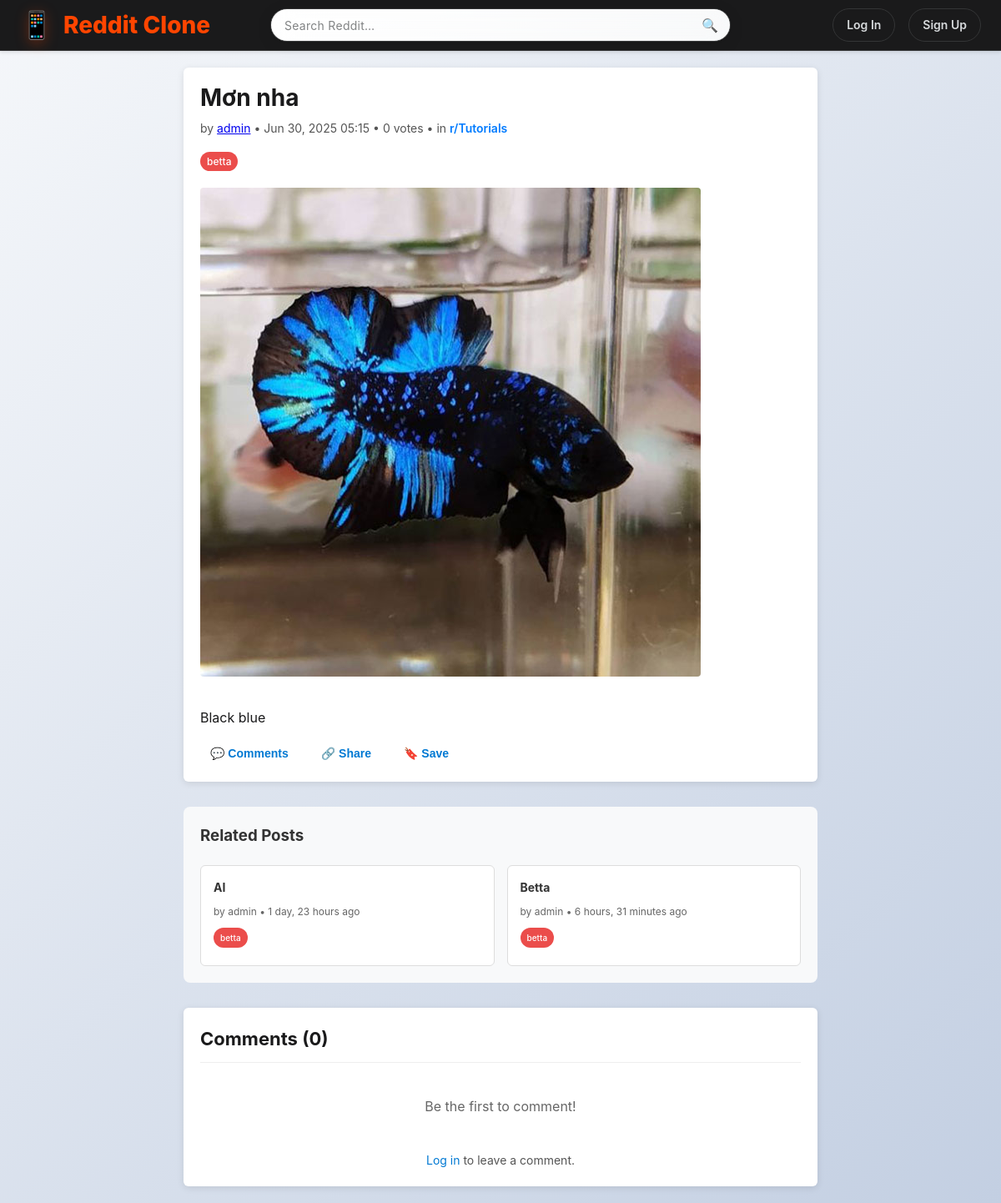
Screenshot of /post/75/ with the database file from the repository.
### posts/models.py (models this page shows, shortened)
class Post(models.Model):
    title        = models.CharField(max_length=255)
    content      = models.TextField(blank=True)
    image        = models.ImageField(upload_to='post_images/', blank=True, null=True)
    author       = models.ForeignKey(User, on_delete=models.CASCADE)
    community    = models.ForeignKey(Community, on_delete=models.SET_NULL,
                                     null=True, blank=True, related_name='posts')
    tags         = models.ManyToManyField(Tag, blank=True, related_name='posts')
    created_at   = models.DateTimeField(auto_now_add=True)
    @property
    def score(self):
        upvotes = self.votes.filter(is_upvote=True).count()
        downvotes = self.votes.filter(is_upvote=False).count()
        return upvotes - downvotes

class Community(models.Model):
    name = models.CharField(max_length=100, unique=True)
    slug = models.SlugField(max_length=100, unique=True, blank=True)

class Tag(models.Model):
    name = models.CharField(max_length=50, unique=True)
    slug = models.SlugField(max_length=50, unique=True, blank=True)
    color = models.CharField(max_length=7, default='#007bff')  # Hex color code
    created_at = models.DateTimeField(auto_now_add=True)
    class Meta:
        ordering = ['name']

### posts/views.py (the view)
# urls.py: path('post/<int:pk>/', views.post_detail, name='post_detail'),
def post_detail(request, pk):
    post = get_object_or_404(Post, pk=pk)
    if request.method == 'POST':
        form = CommentForm(request.POST)
        if form.is_valid() and request.user.is_authenticated:
            comment = form.save(commit=False)
            comment.post   = post
            comment.author = request.user
            comment.save()
            return redirect('posts:post_detail', pk=pk)
    else:
        form = CommentForm()
    related_posts = []
    if post.tags.exists():
        related_posts = Post.objects.filter(
            tags__in=post.tags.all()
        ).exclude(pk=post.pk).distinct()[:5]
    return render(request, 'posts/post_detail.html', {
        'post': post,
        'form': form,
        'related_posts': related_posts,
    })

### posts/forms.py
class CommentForm(forms.ModelForm):
    class Meta:
        model = Comment
        fields = ['text']
        widgets = {
            'text': forms.Textarea(attrs={
                'placeholder': 'What are your thoughts?',
                'class': 'form-control',
                'rows': 3
            })
        }

### posts/templates/posts/post_detail.html (shortened to what this page needs)
{% extends 'posts/base.html' %}
{% block content %}
  <div class="post-detail-container">
    <div class="post-detail-card">
      <div class="post-detail-header">
        <h1 class="post-detail-title">{{ post.title }}</h1>
        <div class="post-detail-meta">
          by <a href="{% url 'posts:user_profile' post.author.username %}">{{ post.author.username }}</a>
          • {{ post.created_at|date:"M j, Y H:i" }}
          • <span class="post-score">{{ post.score }} votes</span>
          {% if post.community %}
            • in <a href="{% url 'posts:community' post.community.slug %}" class="community-link">r/{{ post.community.name }}</a>
          {% endif %}
        </div>
      </div>
      {% if post.tags.exists %}
      <div class="post-tags mt-2">
          {% for tag in post.tags.all %}
              <a href="{% url 'posts:tag_detail' tag.slug %}" class="tag-link">
                  <span class="badge" style="background-color: {{ tag.color }}; color: white;">
                      {{ tag.name }}
                  </span>
              </a>
          {% endfor %}
      </div>
      {% endif %}
      {% if post.image %}
        <div class="post-detail-image">
          <img src="{{ post.image.url }}" alt="Post image">
        </div>
      {% endif %}
      {% if post.content %}
        <div class="post-detail-content">
          {{ post.content|linebreaks }}
        </div>
      {% endif %}
      <div class="post-detail-actions">
        <button class="action-btn comment-btn" onclick="document.getElementById('comment-form').scrollIntoView();">
          💬 Comments
        </button>
        <button class="action-btn share-btn">🔗 Share</button>
        <button class="action-btn save-btn">🔖 Save</button>
      </div>
    </div>
    {% if related_posts %}
    <div class="related-posts-section">
      <h3>Related Posts</h3>
      <div class="related-posts-grid">
        {% for related_post in related_posts %}
          <div class="related-post-card">
            <h4><a href="{% url 'posts:post_detail' related_post.id %}">{{ related_post.title|truncatechars:60 }}</a></h4>
            <div class="related-post-meta">
              by {{ related_post.author.username }} • {{ related_post.created_at|timesince }} ago
            </div>
            {% if related_post.tags.exists %}
              <div class="related-post-tags">
                {% for tag in related_post.tags.all|slice:":3" %}
                  <span class="tag-badge small" style="background-color: {{ tag.color }};">
                    {{ tag.name }}
                  </span>
                {% endfor %}
              </div>
            {% endif %}
          </div>
        {% endfor %}
      </div>
    </div>
    {% endif %}
    <div class="comments-section">
      <h2>Comments ({{ post.comments.count }})</h2>
      <ul class="comment-list">
        {% for c in post.comments.all %}
          <li class="comment-item">
            <div class="comment-header">
              <div class="comment-author">{{ c.author.username }}</div>
              <div class="comment-date">{{ c.created|date:"M j, Y H:i" }}</div>
            </div>
            <div class="comment-text">{{ c.text|linebreaks }}</div>
          </li>
        {% empty %}
          <li class="no-comments">Be the first to comment!</li>
        {% endfor %}
      </ul>
      {% if user.is_authenticated %}
        <form id="comment-form" method="post" class="comment-form">
          {% csrf_token %}
          <div class="comment-form-header">
            <h3>Add a comment</h3>
          </div>
          {{ form.text }}
          <button type="submit" class="submit-comment-btn">Post Comment</button>
        </form>
      {% else %}
        <p class="login-to-comment">
          <a href="{% url 'login' %}?next={{ request.path }}">Log in</a> to leave a comment.
        </p>
      {% endif %}
    </div>
  </div>
{% endblock %}

### posts/static/posts/css/style.css (style rules this page uses)
* { margin: 0; padding: 0; box-sizing: border-box; }
body { background: linear-gradient(135deg, #f5f7fa 0%, #c3cfe2 100%); font-family: -apple-system, BlinkMacSystemFont, "Segoe UI", Roboto, Oxygen-Sans, Ubuntu, Cantarell, "Helvetica Neue", sans-serif; line-height: 1.6; color: #1a1a1b; min-height: 100vh; }
.action-btn { color: #878a8c; text-decoration: none; font-size: 12px; font-weight: 600; padding: 6px 12px; border-radius: 20px; transition: all 0.3s ease; display: flex; align-items: center; gap: 6px; border: none; background: none; cursor: pointer; }
.post-detail-card { background: white; border-radius: 6px; padding: 20px; margin-bottom: 30px; box-shadow: 0 2px 8px rgba(0,0,0,0.1); }
.post-detail-header { margin-bottom: 15px; }
.post-detail-title { margin: 0 0 8px; font-size: 28px; line-height: 1.2; }
.post-detail-meta { color: #555; font-size: 14px; }
.post-detail-image img { max-width: 100%; border-radius: 4px; margin: 15px 0; }
.post-detail-content { margin: 15px 0; line-height: 1.6; }
.post-detail-actions { display: flex; gap: 15px; margin-top: 10px; }
.post-detail-actions .action-btn { background: none; border: none; cursor: pointer; font-size: 14px; color: #0079d3; }
.comments-section { background: white; border-radius: 6px; padding: 20px; box-shadow: 0 2px 8px rgba(0,0,0,0.1); }
.comments-section h2 { margin-top: 0; font-size: 22px; border-bottom: 1px solid #eee; padding-bottom: 10px; }
.comment-list { list-style: none; padding: 0; margin: 20px 0; }
.no-comments { text-align: center; color: #666; padding: 20px 0; }
.login-to-comment { text-align: center; font-size: 14px; color: #555; }
.login-to-comment a { color: #0079d3; text-decoration: none; }

### posts/templates/posts/post_detail.html (style rules this page uses)
.post-detail-container { max-width: 800px; margin: 0 auto; padding: 20px; }
.tag-badge { display: inline-block; padding: 6px 12px; background-color: #007bff; color: white; text-decoration: none; border-radius: 12px; font-size: 12px; font-weight: 500; margin-right: 8px; margin-bottom: 6px; transition: all 0.2s; }
.tag-badge.small { padding: 4px 8px; font-size: 10px; }
.community-link { color: #007bff; text-decoration: none; font-weight: 600; }
.related-posts-section { margin: 30px 0; padding: 20px; background: #f8f9fa; border-radius: 8px; }
.related-posts-section h3 { margin: 0 0 20px 0; color: #333; }
.related-posts-grid { display: grid; grid-template-columns: repeat(auto-fit, minmax(300px, 1fr)); gap: 15px; }
.related-post-card { background: white; padding: 15px; border-radius: 6px; border: 1px solid #ddd; }
.related-post-card h4 { margin: 0 0 8px 0; font-size: 14px; }
.related-post-card h4 a { color: #333; text-decoration: none; }
.related-post-meta { font-size: 12px; color: #666; margin-bottom: 8px; }
.related-post-tags { margin-top: 8px; }
.post-tags { margin-top: 8px; }
.tag-link { text-decoration: none; margin-right: 8px; margin-bottom: 4px; display: inline-block; }
.badge { padding: 4px 8px; border-radius: 12px; font-size: 12px; font-weight: 500; }

### rows the page displays
Post: title "Mơn nha", author.username "admin", created_at "Jun 30, 2025 05:15", score "0", community.name "Tutorials", image (picture), content "Black blue", comments.count "0"
Tag: name "betta"
Post: title "AI", author.username "admin", created_at "1 day, 23 hours"
Post: title "Betta", author.username "admin", created_at "6 hours, 31 minutes"
